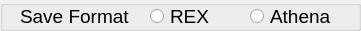
       <widget class="QGroupBox" name="groupBox_3">
        <property name="geometry">
         <rect>
          <x>110</x>
          <y>574</y>
          <width>361</width>
          <height>31</height>
         </rect>
        </property>
        <property name="font">
         <font>
          <pointsize>12</pointsize>
         </font>
        </property>
        <property name="title">
         <string/>
        </property>
        <widget class="QLabel" name="label_11">
         <property name="geometry">
          <rect>
           <x>20</x>
           <y>6</y>
           <width>111</width>
           <height>20</height>
          </rect>
         </property>
         <property name="font">
          <font>
           <pointsize>14</pointsize>
          </font>
         </property>
         <property name="text">
          <string>Save Format</string>
         </property>
        </widget>
        <widget class="QRadioButton" name="radioButton_2">
         <property name="geometry">
          <rect>
           <x>250</x>
           <y>6</y>
           <width>81</width>
           <height>20</height>
          </rect>
         </property>
         <property name="font">
          <font>
           <pointsize>14</pointsize>
          </font>
         </property>
         <property name="text">
          <string>Athena</string>
         </property>
        </widget>
        <widget class="QRadioButton" name="radioButton">
         <property name="geometry">
          <rect>
           <x>150</x>
           <y>6</y>
           <width>61</width>
           <height>20</height>
          </rect>
         </property>
         <property name="font">
          <font>
           <pointsize>14</pointsize>
          </font>
         </property>
         <property name="text">
          <string>REX</string>
         </property>
        </widget>
       </widget>
